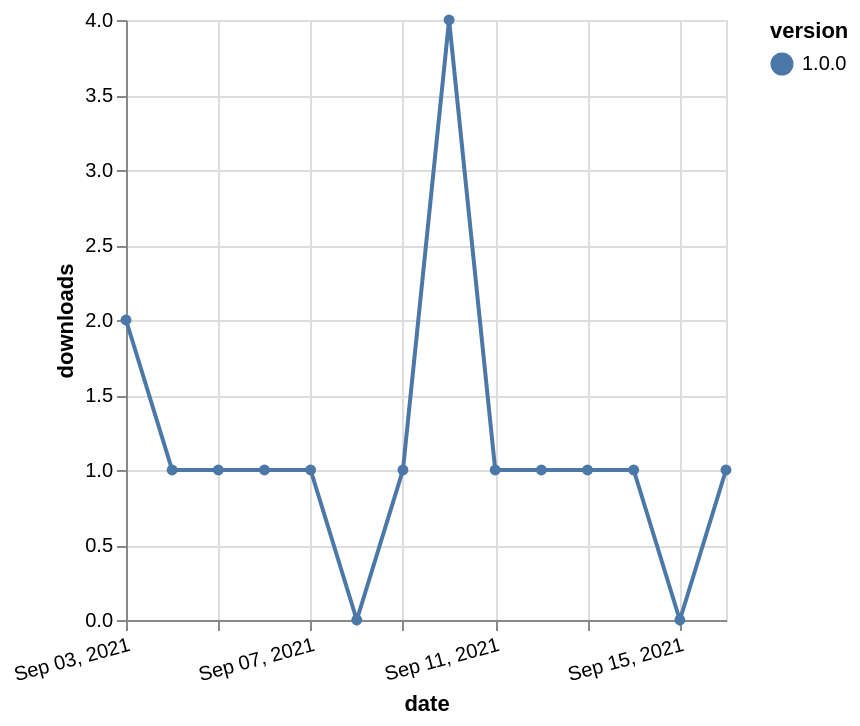

Here is the Vega-Lite specification saved for this chart:
### Vega-Lite specification from a JSON file in a GitHub repository (floating-point values rounded to 4 significant figures)
{"$schema": "https://vega.github.io/schema/vega-lite/v5.json", "description": "A simple bar chart with embedded data.", "data": {"values": [{"date": "2021-09-03", "total": 129, "delta": 2, "version": "1.0.0"}, {"date": "2021-09-04", "total": 130, "delta": 1, "version": "1.0.0"}, {"date": "2021-09-05", "total": 131, "delta": 1, "version": "1.0.0"}, {"date": "2021-09-06", "total": 132, "delta": 1, "version": "1.0.0"}, {"date": "2021-09-07", "total": 133, "delta": 1, "version": "1.0.0"}, {"date": "2021-09-08", "total": 133, "delta": 0, "version": "1.0.0"}, {"date": "2021-09-09", "total": 134, "delta": 1, "version": "1.0.0"}, {"date": "2021-09-10", "total": 138, "delta": 4, "version": "1.0.0"}, {"date": "2021-09-11", "total": 139, "delta": 1, "version": "1.0.0"}, {"date": "2021-09-12", "total": 140, "delta": 1, "version": "1.0.0"}, {"date": "2021-09-13", "total": 141, "delta": 1, "version": "1.0.0"}, {"date": "2021-09-14", "total": 142, "delta": 1, "version": "1.0.0"}, {"date": "2021-09-15", "total": 142, "delta": 0, "version": "1.0.0"}, {"date": "2021-09-16", "total": 143, "delta": 1, "version": "1.0.0"}]}, "width": "container", "mark": {"type": "line", "point": {"filled": true}}, "encoding": {"x": {"field": "date", "type": "temporal", "timeUnit": "yearmonthdate", "title": "date", "axis": {"labelAngle": -15}}, "y": {"field": "delta", "type": "quantitative", "title": "downloads"}, "color": {"field": "version", "type": "nominal"}, "tooltip": {"field": "delta"}}}
